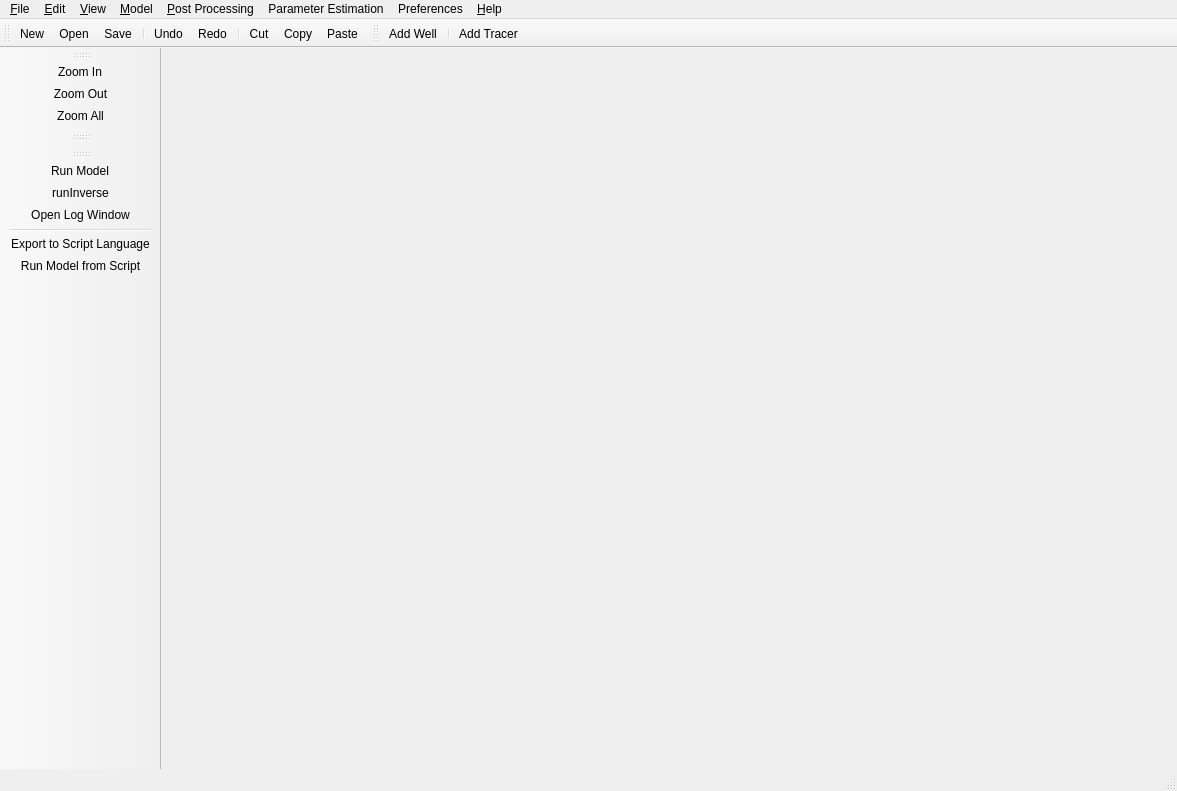
<?xml version="1.0" encoding="UTF-8"?>
<ui version="4.0">
 <class>MainWindow</class>
 <widget class="QMainWindow" name="MainWindow">
  <property name="windowModality">
   <enum>Qt::NonModal</enum>
  </property>
  <property name="geometry">
   <rect>
    <x>0</x>
    <y>0</y>
    <width>1177</width>
    <height>791</height>
   </rect>
  </property>
  <property name="sizePolicy">
   <sizepolicy hsizetype="Expanding" vsizetype="Expanding">
    <horstretch>0</horstretch>
    <verstretch>0</verstretch>
   </sizepolicy>
  </property>
  <property name="mouseTracking">
   <bool>true</bool>
  </property>
  <property name="windowTitle">
   <string>Ground water age modeling</string>
  </property>
  <property name="windowIcon">
   <iconset>
    <normaloff>Icons/GWA.ico</normaloff>Icons/GWA.ico</iconset>
  </property>
  <property name="windowOpacity">
   <double>1.000000000000000</double>
  </property>
  <property name="toolTipDuration">
   <number>1</number>
  </property>
  <property name="iconSize">
   <size>
    <width>30</width>
    <height>30</height>
   </size>
  </property>
  <property name="documentMode">
   <bool>false</bool>
  </property>
  <property name="tabShape">
   <enum>QTabWidget::Rounded</enum>
  </property>
  <property name="unifiedTitleAndToolBarOnMac">
   <bool>false</bool>
  </property>
  <widget class="QWidget" name="centralWidget"/>
  <widget class="QMenuBar" name="menuBar">
   <property name="geometry">
    <rect>
     <x>0</x>
     <y>0</y>
     <width>1177</width>
     <height>21</height>
    </rect>
   </property>
   <widget class="QMenu" name="menu_File">
    <property name="title">
     <string>&amp;File</string>
    </property>
    <widget class="QMenu" name="menuRecent">
     <property name="title">
      <string>Recent</string>
     </property>
    </widget>
    <addaction name="action_New"/>
    <addaction name="action_Open"/>
    <addaction name="action_Save"/>
    <addaction name="actionSave_As"/>
    <addaction name="separator"/>
    <addaction name="menuRecent"/>
    <addaction name="separator"/>
    <addaction name="actionE_xit"/>
   </widget>
   <widget class="QMenu" name="menu_Help">
    <property name="title">
     <string>&amp;Help</string>
    </property>
    <addaction name="actionContact_Us"/>
    <addaction name="actionAbout"/>
   </widget>
   <widget class="QMenu" name="menu_Edit">
    <property name="title">
     <string>&amp;Edit</string>
    </property>
    <addaction name="action_Undo"/>
    <addaction name="action_redo"/>
    <addaction name="separator"/>
    <addaction name="actionSelect_All"/>
    <addaction name="separator"/>
    <addaction name="action_Cut"/>
    <addaction name="action_Copy"/>
    <addaction name="action_Paste"/>
   </widget>
   <widget class="QMenu" name="menu_Window">
    <property name="title">
     <string>&amp;View</string>
    </property>
    <addaction name="actionZoom_In"/>
    <addaction name="actionZoom_Out"/>
    <addaction name="actionZoom_All"/>
    <addaction name="separator"/>
    <addaction name="action_Select"/>
    <addaction name="action_Pan"/>
    <addaction name="separator"/>
   </widget>
   <widget class="QMenu" name="menu_Model">
    <property name="title">
     <string>&amp;Model</string>
    </property>
    <widget class="QMenu" name="menuAdd_Block">
     <property name="title">
      <string>Block</string>
     </property>
     <addaction name="actionAdd_Pond"/>
     <addaction name="actionAdd_Soil"/>
     <addaction name="actionAdd_Catchment_Area"/>
     <addaction name="actionAdd_Darcy_Block"/>
     <addaction name="actionAdd_Stora_ge"/>
     <addaction name="actionAdd_St_ream"/>
    </widget>
    <widget class="QMenu" name="menuArray">
     <property name="title">
      <string>Array</string>
     </property>
     <addaction name="actionSoil"/>
     <addaction name="actionDarcy"/>
     <addaction name="actionStream"/>
    </widget>
    <widget class="QMenu" name="menuGrid">
     <property name="title">
      <string>Grid</string>
     </property>
     <addaction name="actionSoil_2"/>
     <addaction name="actionDarcy_2"/>
     <addaction name="actionCatchment_2"/>
     <addaction name="actionStream_2"/>
    </widget>
    <addaction name="menuAdd_Block"/>
    <addaction name="actionAdd_Connector"/>
    <addaction name="menuArray"/>
    <addaction name="menuGrid"/>
    <addaction name="actionParticulate_Phase"/>
    <addaction name="actionConstituents"/>
    <addaction name="actionReactions"/>
    <addaction name="separator"/>
    <addaction name="actionRun_Model"/>
    <addaction name="actionExport_to_Script_Language"/>
    <addaction name="actionlogWindow"/>
   </widget>
   <widget class="QMenu" name="menu_Post_Processing">
    <property name="title">
     <string>&amp;Post Processing</string>
    </property>
    <addaction name="action_Hydraulic_Outputs"/>
   </widget>
   <widget class="QMenu" name="menuParameter_Estimation">
    <property name="title">
     <string>Parameter Estimation</string>
    </property>
    <addaction name="actionDeterministic"/>
    <addaction name="actionBayesian"/>
   </widget>
   <widget class="QMenu" name="menuPreferences">
    <property name="title">
     <string>Preferences</string>
    </property>
    <addaction name="actionSolver"/>
   </widget>
   <addaction name="menu_File"/>
   <addaction name="menu_Edit"/>
   <addaction name="menu_Window"/>
   <addaction name="menu_Model"/>
   <addaction name="menu_Post_Processing"/>
   <addaction name="menuParameter_Estimation"/>
   <addaction name="menuPreferences"/>
   <addaction name="menu_Help"/>
  </widget>
  <widget class="QToolBar" name="mainToolBar">
   <property name="mouseTracking">
    <bool>true</bool>
   </property>
   <property name="windowOpacity">
    <double>1.000000000000000</double>
   </property>
   <attribute name="toolBarArea">
    <enum>TopToolBarArea</enum>
   </attribute>
   <attribute name="toolBarBreak">
    <bool>false</bool>
   </attribute>
   <addaction name="action_New"/>
   <addaction name="action_Open"/>
   <addaction name="action_Save"/>
   <addaction name="separator"/>
   <addaction name="action_Undo"/>
   <addaction name="action_redo"/>
   <addaction name="separator"/>
   <addaction name="action_Cut"/>
   <addaction name="action_Copy"/>
   <addaction name="action_Paste"/>
  </widget>
  <widget class="QStatusBar" name="statusBar"/>
  <widget class="QToolBar" name="toolBar">
   <property name="windowTitle">
    <string>toolBar</string>
   </property>
   <attribute name="toolBarArea">
    <enum>TopToolBarArea</enum>
   </attribute>
   <attribute name="toolBarBreak">
    <bool>false</bool>
   </attribute>
   <addaction name="actionAdd_Well"/>
   <addaction name="separator"/>
   <addaction name="actionAdd_Tracer"/>
  </widget>
  <widget class="QToolBar" name="toolBar_2">
   <property name="windowTitle">
    <string>toolBar_2</string>
   </property>
   <attribute name="toolBarArea">
    <enum>LeftToolBarArea</enum>
   </attribute>
   <attribute name="toolBarBreak">
    <bool>false</bool>
   </attribute>
   <addaction name="actionZoom_In"/>
   <addaction name="actionZoom_Out"/>
   <addaction name="actionZoom_All"/>
  </widget>
  <widget class="QToolBar" name="toolBar_3">
   <property name="windowTitle">
    <string>toolBar_3</string>
   </property>
   <attribute name="toolBarArea">
    <enum>LeftToolBarArea</enum>
   </attribute>
   <attribute name="toolBarBreak">
    <bool>false</bool>
   </attribute>
  </widget>
  <widget class="QToolBar" name="toolBar_4">
   <property name="enabled">
    <bool>true</bool>
   </property>
   <property name="windowTitle">
    <string>toolBar_4</string>
   </property>
   <attribute name="toolBarArea">
    <enum>LeftToolBarArea</enum>
   </attribute>
   <attribute name="toolBarBreak">
    <bool>false</bool>
   </attribute>
   <addaction name="actionRun_Model"/>
   <addaction name="actionRun_Inverse_Model"/>
   <addaction name="actionlogWindow"/>
   <addaction name="separator"/>
   <addaction name="actionExport_to_Script_Language"/>
   <addaction name="actionRun_Model_from_Script"/>
  </widget>
  <action name="action_New">
   <property name="icon">
    <iconset>
     <normaloff>Icons/Document-Blank-icon.png</normaloff>Icons/Document-Blank-icon.png</iconset>
   </property>
   <property name="text">
    <string>&amp;New</string>
   </property>
  </action>
  <action name="action_Open">
   <property name="icon">
    <iconset>
     <normaloff>Icons/open.png</normaloff>
     <normalon>Icons/open.ico</normalon>Icons/open.png</iconset>
   </property>
   <property name="text">
    <string>&amp;Open</string>
   </property>
   <property name="shortcut">
    <string>Ctrl+O</string>
   </property>
  </action>
  <action name="action_Save">
   <property name="icon">
    <iconset>
     <normaloff>Icons/Save.png</normaloff>Icons/Save.png</iconset>
   </property>
   <property name="text">
    <string>&amp;Save</string>
   </property>
   <property name="shortcut">
    <string>Ctrl+S</string>
   </property>
  </action>
  <action name="actionSave_As">
   <property name="text">
    <string>Save &amp;As</string>
   </property>
  </action>
  <action name="actionE_xit">
   <property name="text">
    <string>E&amp;xit</string>
   </property>
  </action>
  <action name="action_Undo">
   <property name="icon">
    <iconset>
     <normaloff>Icons/undo.png</normaloff>Icons/undo.png</iconset>
   </property>
   <property name="text">
    <string>&amp;Undo</string>
   </property>
   <property name="shortcut">
    <string>Ctrl+Z</string>
   </property>
  </action>
  <action name="action_redo">
   <property name="icon">
    <iconset>
     <normaloff>Icons/1439255778_Redo.png</normaloff>Icons/1439255778_Redo.png</iconset>
   </property>
   <property name="text">
    <string>&amp;Redo</string>
   </property>
  </action>
  <action name="action_Cut">
   <property name="icon">
    <iconset>
     <normaloff>Icons/cut-icon.png</normaloff>Icons/cut-icon.png</iconset>
   </property>
   <property name="text">
    <string>C&amp;ut</string>
   </property>
  </action>
  <action name="action_Copy">
   <property name="icon">
    <iconset>
     <normaloff>Icons/copy.png</normaloff>Icons/copy.png</iconset>
   </property>
   <property name="text">
    <string>&amp;Copy</string>
   </property>
   <property name="shortcut">
    <string>Ctrl+C</string>
   </property>
  </action>
  <action name="action_Paste">
   <property name="icon">
    <iconset>
     <normaloff>Icons/Paste.png</normaloff>Icons/Paste.png</iconset>
   </property>
   <property name="text">
    <string>&amp;Paste</string>
   </property>
   <property name="shortcut">
    <string>Ctrl+V</string>
   </property>
  </action>
  <action name="action_Select">
   <property name="checkable">
    <bool>true</bool>
   </property>
   <property name="checked">
    <bool>true</bool>
   </property>
   <property name="icon">
    <iconset>
     <normaloff>Icons/arrow.png</normaloff>Icons/arrow.png</iconset>
   </property>
   <property name="text">
    <string>&amp;Select</string>
   </property>
  </action>
  <action name="actionSelect_All">
   <property name="text">
    <string>Select &amp;All</string>
   </property>
  </action>
  <action name="actionZoom_In">
   <property name="icon">
    <iconset>
     <normaloff>Icons/zoom_in.png</normaloff>Icons/zoom_in.png</iconset>
   </property>
   <property name="text">
    <string>Zoom &amp;In</string>
   </property>
  </action>
  <action name="actionZoom_Out">
   <property name="icon">
    <iconset>
     <normaloff>Icons/zoom_out.png</normaloff>Icons/zoom_out.png</iconset>
   </property>
   <property name="text">
    <string>Zoom &amp;Out</string>
   </property>
  </action>
  <action name="action_Pan">
   <property name="checkable">
    <bool>true</bool>
   </property>
   <property name="icon">
    <iconset>
     <normaloff>Icons/pan-icon.gif</normaloff>Icons/pan-icon.gif</iconset>
   </property>
   <property name="text">
    <string>&amp;Pan</string>
   </property>
  </action>
  <action name="actionContact_Us">
   <property name="text">
    <string>Contact &amp;Us</string>
   </property>
  </action>
  <action name="actionAdd_Pond">
   <property name="icon">
    <iconset>
     <normaloff>Icons/well.png</normaloff>Icons/well.png</iconset>
   </property>
   <property name="text">
    <string>Add &amp;Pond</string>
   </property>
  </action>
  <action name="actionAdd_Soil">
   <property name="icon">
    <iconset>
     <normaloff>Icons/atom.png</normaloff>Icons/atom.png</iconset>
   </property>
   <property name="text">
    <string>Add &amp;Soil</string>
   </property>
  </action>
  <action name="actionAdd_Connector">
   <property name="checkable">
    <bool>true</bool>
   </property>
   <property name="icon">
    <iconset>
     <normaloff>Icons/draw-connector.png</normaloff>Icons/draw-connector.png</iconset>
   </property>
   <property name="text">
    <string>Interface</string>
   </property>
  </action>
  <action name="actionZoom_All">
   <property name="icon">
    <iconset>
     <normaloff>Icons/Full_screen_view.png</normaloff>Icons/Full_screen_view.png</iconset>
   </property>
   <property name="text">
    <string>Zoom &amp;All</string>
   </property>
  </action>
  <action name="actionlogWindow">
   <property name="checkable">
    <bool>true</bool>
   </property>
   <property name="icon">
    <iconset>
     <normaloff>Icons/log_icon.png</normaloff>Icons/log_icon.png</iconset>
   </property>
   <property name="text">
    <string>Open Log Window</string>
   </property>
   <property name="shortcut">
    <string>Ctrl+L</string>
   </property>
  </action>
  <action name="actionAdd_Catchment_Area">
   <property name="icon">
    <iconset>
     <normaloff>Icons/catchment.png</normaloff>Icons/catchment.png</iconset>
   </property>
   <property name="text">
    <string>Add Catchment</string>
   </property>
  </action>
  <action name="actionAdd_Darcy_Block">
   <property name="icon">
    <iconset>
     <normaloff>Icons/Darcy.png</normaloff>Icons/Darcy.png</iconset>
   </property>
   <property name="text">
    <string>Add &amp;Darcy Block</string>
   </property>
  </action>
  <action name="actionAdd_Stora_ge">
   <property name="icon">
    <iconset>
     <normaloff>Icons/Storage.png</normaloff>Icons/Storage.png</iconset>
   </property>
   <property name="text">
    <string>Add Stora&amp;ge</string>
   </property>
  </action>
  <action name="actionAdd_St_ream">
   <property name="icon">
    <iconset>
     <normaloff>Icons/Stream.png</normaloff>Icons/Stream.png</iconset>
   </property>
   <property name="text">
    <string>Add St&amp;ream</string>
   </property>
  </action>
  <action name="actionDeterministic">
   <property name="text">
    <string>Deterministic</string>
   </property>
  </action>
  <action name="actionBayesian">
   <property name="text">
    <string>Bayesian</string>
   </property>
  </action>
  <action name="actionSoil">
   <property name="text">
    <string>Soil</string>
   </property>
  </action>
  <action name="actionDarcy">
   <property name="text">
    <string>Darcy</string>
   </property>
  </action>
  <action name="actionStream">
   <property name="text">
    <string>Stream</string>
   </property>
  </action>
  <action name="actionSoil_2">
   <property name="text">
    <string>Soil</string>
   </property>
  </action>
  <action name="actionDarcy_2">
   <property name="text">
    <string>Darcy</string>
   </property>
  </action>
  <action name="actionCatchment_2">
   <property name="text">
    <string>Catchment</string>
   </property>
  </action>
  <action name="actionStream_2">
   <property name="text">
    <string>Stream</string>
   </property>
  </action>
  <action name="actionSolver">
   <property name="text">
    <string>Solver Options</string>
   </property>
  </action>
  <action name="actionParticulate_Phase">
   <property name="text">
    <string>Particulate Phase</string>
   </property>
  </action>
  <action name="actionConstituents">
   <property name="text">
    <string>Constituents</string>
   </property>
  </action>
  <action name="actionReactions">
   <property name="text">
    <string>Reactions</string>
   </property>
  </action>
  <action name="actionRun_Model">
   <property name="icon">
    <iconset>
     <normaloff>Icons/gear_run.png</normaloff>
     <normalon>Icons/gear_run.png</normalon>Icons/gear_run.png</iconset>
   </property>
   <property name="text">
    <string>Run Model</string>
   </property>
   <property name="shortcut">
    <string>F5</string>
   </property>
  </action>
  <action name="actionLoad_Reaction_Network">
   <property name="text">
    <string>Load Reaction Network</string>
   </property>
  </action>
  <action name="actionSave_Reaction_Network">
   <property name="text">
    <string>Save Reaction Network</string>
   </property>
   <property name="toolTip">
    <string>Save Reaction Network</string>
   </property>
  </action>
  <action name="actionClear_Reaction_Network">
   <property name="text">
    <string>Clear Reaction Network</string>
   </property>
  </action>
  <action name="actionRun_Model_from_Script">
   <property name="icon">
    <iconset>
     <normaloff>Icons/runScript.png</normaloff>Icons/runScript.png</iconset>
   </property>
   <property name="text">
    <string>Run Model from Script</string>
   </property>
  </action>
  <action name="action_Hydraulic_Outputs">
   <property name="text">
    <string>&amp;Hydraulic Outputs</string>
   </property>
  </action>
  <action name="actionExport_to_Script_Language">
   <property name="icon">
    <iconset>
     <normaloff>Icons/generate script.png</normaloff>Icons/generate script.png</iconset>
   </property>
   <property name="text">
    <string>Export to &amp;Script Language</string>
   </property>
  </action>
  <action name="actionAbout">
   <property name="text">
    <string>About GWA</string>
   </property>
  </action>
  <action name="actionAdd_Well">
   <property name="icon">
    <iconset>
     <normaloff>Icons/well.png</normaloff>Icons/well.png</iconset>
   </property>
   <property name="text">
    <string>Add &amp;Well</string>
   </property>
   <property name="toolTip">
    <string>Add Well</string>
   </property>
  </action>
  <action name="actionAdd_Tracer">
   <property name="icon">
    <iconset>
     <normaloff>Icons/atom.png</normaloff>Icons/atom.png</iconset>
   </property>
   <property name="text">
    <string>Add &amp;Tracer</string>
   </property>
   <property name="toolTip">
    <string>Add Tracer</string>
   </property>
  </action>
  <action name="actionRun_Inverse_Model">
   <property name="icon">
    <iconset>
     <normaloff>Icons/backwards-running.png</normaloff>Icons/backwards-running.png</iconset>
   </property>
   <property name="text">
    <string>runInverse</string>
   </property>
  </action>
 </widget>
 <layoutdefault spacing="6" margin="11"/>
 <resources/>
 <connections/>
</ui>
